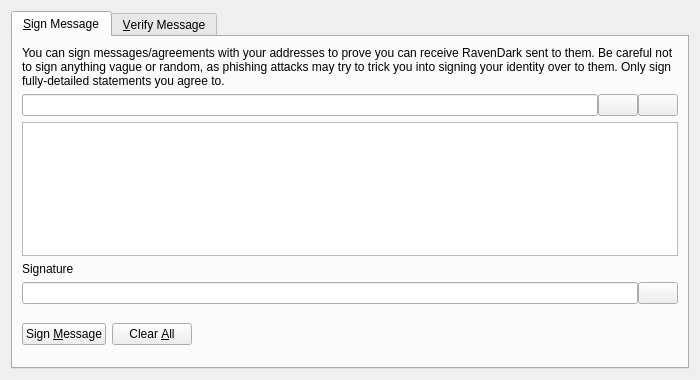
<?xml version="1.0" encoding="UTF-8"?>
<ui version="4.0">
 <class>SignVerifyMessageDialog</class>
 <widget class="QDialog" name="SignVerifyMessageDialog">
  <property name="geometry">
   <rect>
    <x>0</x>
    <y>0</y>
    <width>700</width>
    <height>380</height>
   </rect>
  </property>
  <property name="windowTitle">
   <string>Signatures - Sign / Verify a Message</string>
  </property>
  <property name="modal">
   <bool>true</bool>
  </property>
  <layout class="QVBoxLayout" name="verticalLayout">
   <item>
    <widget class="QTabWidget" name="tabWidget">
     <property name="currentIndex">
      <number>0</number>
     </property>
     <widget class="QWidget" name="tabSignMessage">
      <attribute name="title">
       <string>&amp;Sign Message</string>
      </attribute>
      <layout class="QVBoxLayout" name="verticalLayout_SM">
       <item>
        <widget class="QLabel" name="infoLabel_SM">
         <property name="text">
          <string>You can sign messages/agreements with your addresses to prove you can receive RavenDark sent to them. Be careful not to sign anything vague or random, as phishing attacks may try to trick you into signing your identity over to them. Only sign fully-detailed statements you agree to.</string>
         </property>
         <property name="textFormat">
          <enum>Qt::PlainText</enum>
         </property>
         <property name="wordWrap">
          <bool>true</bool>
         </property>
        </widget>
       </item>
       <item>
        <layout class="QHBoxLayout" name="horizontalLayout_1_SM">
         <property name="spacing">
          <number>0</number>
         </property>
         <item>
          <widget class="QValidatedLineEdit" name="addressIn_SM">
           <property name="toolTip">
            <string>The RavenDark address to sign the message with</string>
           </property>
          </widget>
         </item>
         <item>
          <widget class="QPushButton" name="addressBookButton_SM">
           <property name="toolTip">
            <string>Choose previously used address</string>
           </property>
           <property name="text">
            <string/>
           </property>
           <property name="shortcut">
            <string>Alt+A</string>
           </property>
           <property name="autoDefault">
            <bool>false</bool>
           </property>
          </widget>
         </item>
         <item>
          <widget class="QPushButton" name="pasteButton_SM">
           <property name="toolTip">
            <string>Paste address from clipboard</string>
           </property>
           <property name="text">
            <string/>
           </property>
           <property name="shortcut">
            <string>Alt+P</string>
           </property>
           <property name="autoDefault">
            <bool>false</bool>
           </property>
          </widget>
         </item>
        </layout>
       </item>
       <item>
        <widget class="QPlainTextEdit" name="messageIn_SM">
         <property name="toolTip">
          <string>Enter the message you want to sign here</string>
         </property>
        </widget>
       </item>
       <item>
        <widget class="QLabel" name="signatureLabel_SM">
         <property name="text">
          <string>Signature</string>
         </property>
         <property name="textFormat">
          <enum>Qt::PlainText</enum>
         </property>
        </widget>
       </item>
       <item>
        <layout class="QHBoxLayout" name="horizontalLayout_2_SM">
         <property name="spacing">
          <number>0</number>
         </property>
         <item>
          <widget class="QLineEdit" name="signatureOut_SM">
           <property name="font">
            <font>
             <italic>true</italic>
            </font>
           </property>
           <property name="readOnly">
            <bool>true</bool>
           </property>
          </widget>
         </item>
         <item>
          <widget class="QPushButton" name="copySignatureButton_SM">
           <property name="toolTip">
            <string>Copy the current signature to the system clipboard</string>
           </property>
           <property name="text">
            <string/>
           </property>
           <property name="autoDefault">
            <bool>false</bool>
           </property>
          </widget>
         </item>
        </layout>
       </item>
       <item>
        <layout class="QHBoxLayout" name="horizontalLayout_3_SM">
         <item>
          <widget class="QPushButton" name="signMessageButton_SM">
           <property name="toolTip">
            <string>Sign the message to prove you own this RavenDark address</string>
           </property>
           <property name="text">
            <string>Sign &amp;Message</string>
           </property>
           <property name="autoDefault">
            <bool>false</bool>
           </property>
          </widget>
         </item>
         <item>
          <widget class="QPushButton" name="clearButton_SM">
           <property name="toolTip">
            <string>Reset all sign message fields</string>
           </property>
           <property name="text">
            <string>Clear &amp;All</string>
           </property>
           <property name="autoDefault">
            <bool>false</bool>
           </property>
          </widget>
         </item>
         <item>
          <spacer name="horizontalSpacer_1_SM">
           <property name="orientation">
            <enum>Qt::Horizontal</enum>
           </property>
           <property name="sizeHint" stdset="0">
            <size>
             <width>40</width>
             <height>48</height>
            </size>
           </property>
          </spacer>
         </item>
         <item>
          <widget class="QLabel" name="statusLabel_SM">
           <property name="font">
            <font>
             <weight>75</weight>
             <bold>true</bold>
            </font>
           </property>
           <property name="text">
            <string/>
           </property>
           <property name="wordWrap">
            <bool>true</bool>
           </property>
          </widget>
         </item>
         <item>
          <spacer name="horizontalSpacer_2_SM">
           <property name="orientation">
            <enum>Qt::Horizontal</enum>
           </property>
           <property name="sizeHint" stdset="0">
            <size>
             <width>40</width>
             <height>48</height>
            </size>
           </property>
          </spacer>
         </item>
        </layout>
       </item>
      </layout>
     </widget>
     <widget class="QWidget" name="tabVerifyMessage">
      <attribute name="title">
       <string>&amp;Verify Message</string>
      </attribute>
      <layout class="QVBoxLayout" name="verticalLayout_VM">
       <item>
        <widget class="QLabel" name="infoLabel_VM">
         <property name="text">
          <string>Enter the receiver's address, message (ensure you copy line breaks, spaces, tabs, etc. exactly) and signature below to verify the message. Be careful not to read more into the signature than what is in the signed message itself, to avoid being tricked by a man-in-the-middle attack. Note that this only proves the signing party receives with the address, it cannot prove sendership of any transaction!</string>
         </property>
         <property name="textFormat">
          <enum>Qt::PlainText</enum>
         </property>
         <property name="alignment">
          <set>Qt::AlignLeading|Qt::AlignLeft|Qt::AlignTop</set>
         </property>
         <property name="wordWrap">
          <bool>true</bool>
         </property>
        </widget>
       </item>
       <item>
        <layout class="QHBoxLayout" name="horizontalLayout_1_VM">
         <property name="spacing">
          <number>0</number>
         </property>
         <item>
          <widget class="QValidatedLineEdit" name="addressIn_VM">
           <property name="toolTip">
            <string>The RavenDark address the message was signed with</string>
           </property>
          </widget>
         </item>
         <item>
          <widget class="QPushButton" name="addressBookButton_VM">
           <property name="toolTip">
            <string>Choose previously used address</string>
           </property>
           <property name="text">
            <string/>
           </property>
           <property name="shortcut">
            <string>Alt+A</string>
           </property>
           <property name="autoDefault">
            <bool>false</bool>
           </property>
          </widget>
         </item>
        </layout>
       </item>
       <item>
        <widget class="QPlainTextEdit" name="messageIn_VM"/>
       </item>
       <item>
        <widget class="QValidatedLineEdit" name="signatureIn_VM"/>
       </item>
       <item>
        <layout class="QHBoxLayout" name="horizontalLayout_2_VM">
         <item>
          <widget class="QPushButton" name="verifyMessageButton_VM">
           <property name="toolTip">
            <string>Verify the message to ensure it was signed with the specified RavenDark address</string>
           </property>
           <property name="text">
            <string>Verify &amp;Message</string>
           </property>
           <property name="autoDefault">
            <bool>false</bool>
           </property>
          </widget>
         </item>
         <item>
          <widget class="QPushButton" name="clearButton_VM">
           <property name="toolTip">
            <string>Reset all verify message fields</string>
           </property>
           <property name="text">
            <string>Clear &amp;All</string>
           </property>
           <property name="autoDefault">
            <bool>false</bool>
           </property>
          </widget>
         </item>
         <item>
          <spacer name="horizontalSpacer_1_VM">
           <property name="orientation">
            <enum>Qt::Horizontal</enum>
           </property>
           <property name="sizeHint" stdset="0">
            <size>
             <width>40</width>
             <height>48</height>
            </size>
           </property>
          </spacer>
         </item>
         <item>
          <widget class="QLabel" name="statusLabel_VM">
           <property name="font">
            <font>
             <weight>75</weight>
             <bold>true</bold>
            </font>
           </property>
           <property name="text">
            <string/>
           </property>
           <property name="wordWrap">
            <bool>true</bool>
           </property>
          </widget>
         </item>
         <item>
          <spacer name="horizontalSpacer_2_VM">
           <property name="orientation">
            <enum>Qt::Horizontal</enum>
           </property>
           <property name="sizeHint" stdset="0">
            <size>
             <width>40</width>
             <height>48</height>
            </size>
           </property>
          </spacer>
         </item>
        </layout>
       </item>
      </layout>
     </widget>
    </widget>
   </item>
  </layout>
 </widget>
 <customwidgets>
  <customwidget>
   <class>QValidatedLineEdit</class>
   <extends>QLineEdit</extends>
   <header>qvalidatedlineedit.h</header>
  </customwidget>
 </customwidgets>
 <resources>
  <include location="../ravendark.qrc"/>
 </resources>
 <connections/>
</ui>
